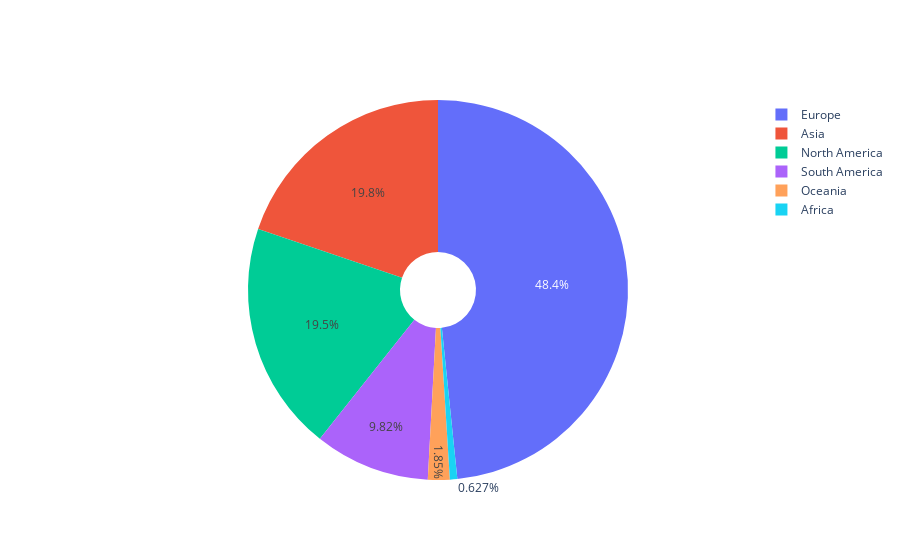

The notebook cell this image was saved under:
### Code cell
fig = go.Figure(data=[go.Pie(values=values, labels=labels, hole=.2)])

fig.show()
print(values)

### Figure 1 — Plotly figure (JSON) as saved in the notebook; plotly's stock layout.template omitted (floating-point values rounded to 4 significant figures)
{"data": [{"hole": 0.2, "labels": ["Europe", "Asia", "North America", "South America", "Oceania", "Africa"], "type": "pie", "values": [5478, 2241, 2212, 1112, 210, 71]}], "layout": {}}
